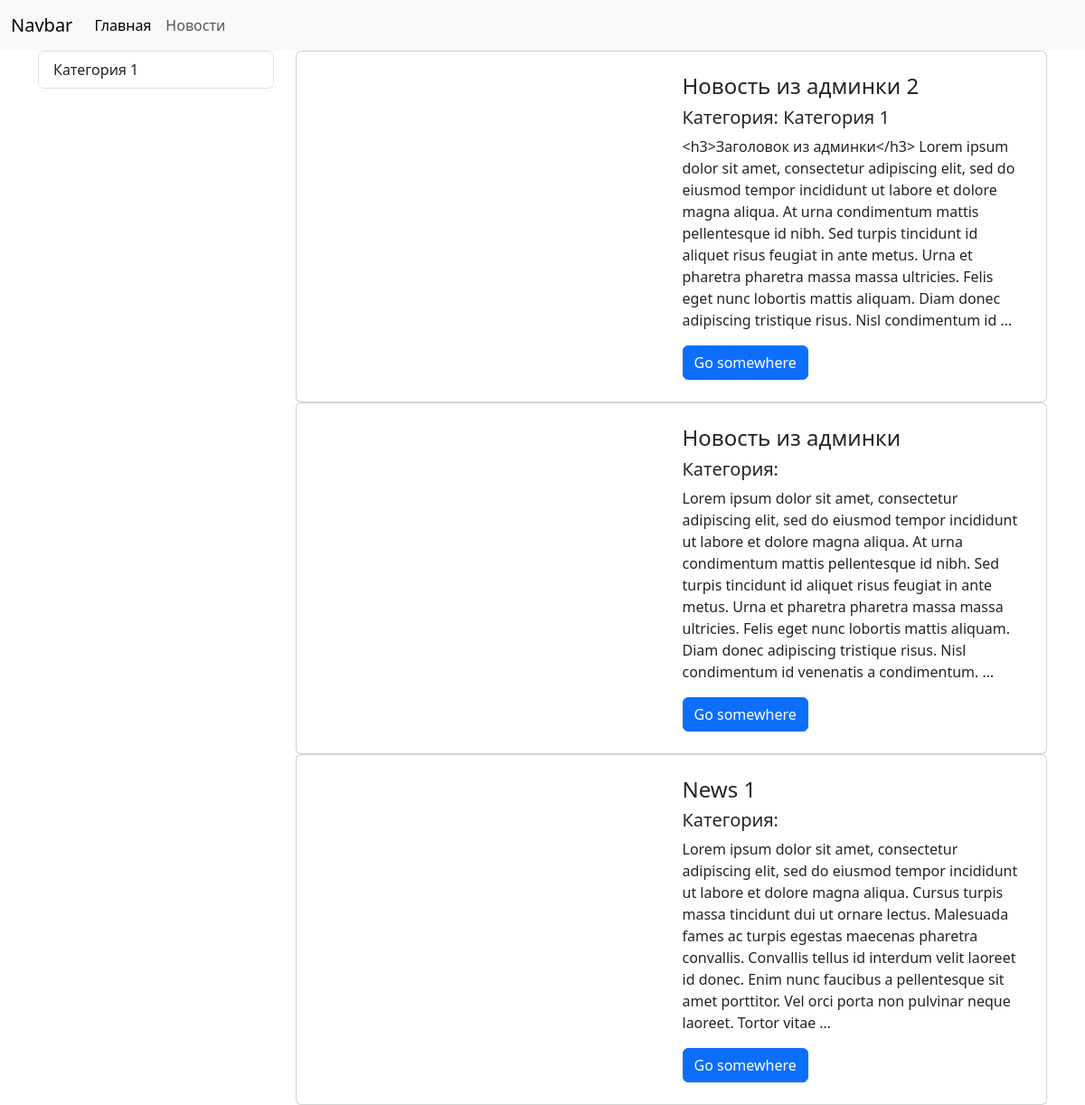
Before: / with the older database file.
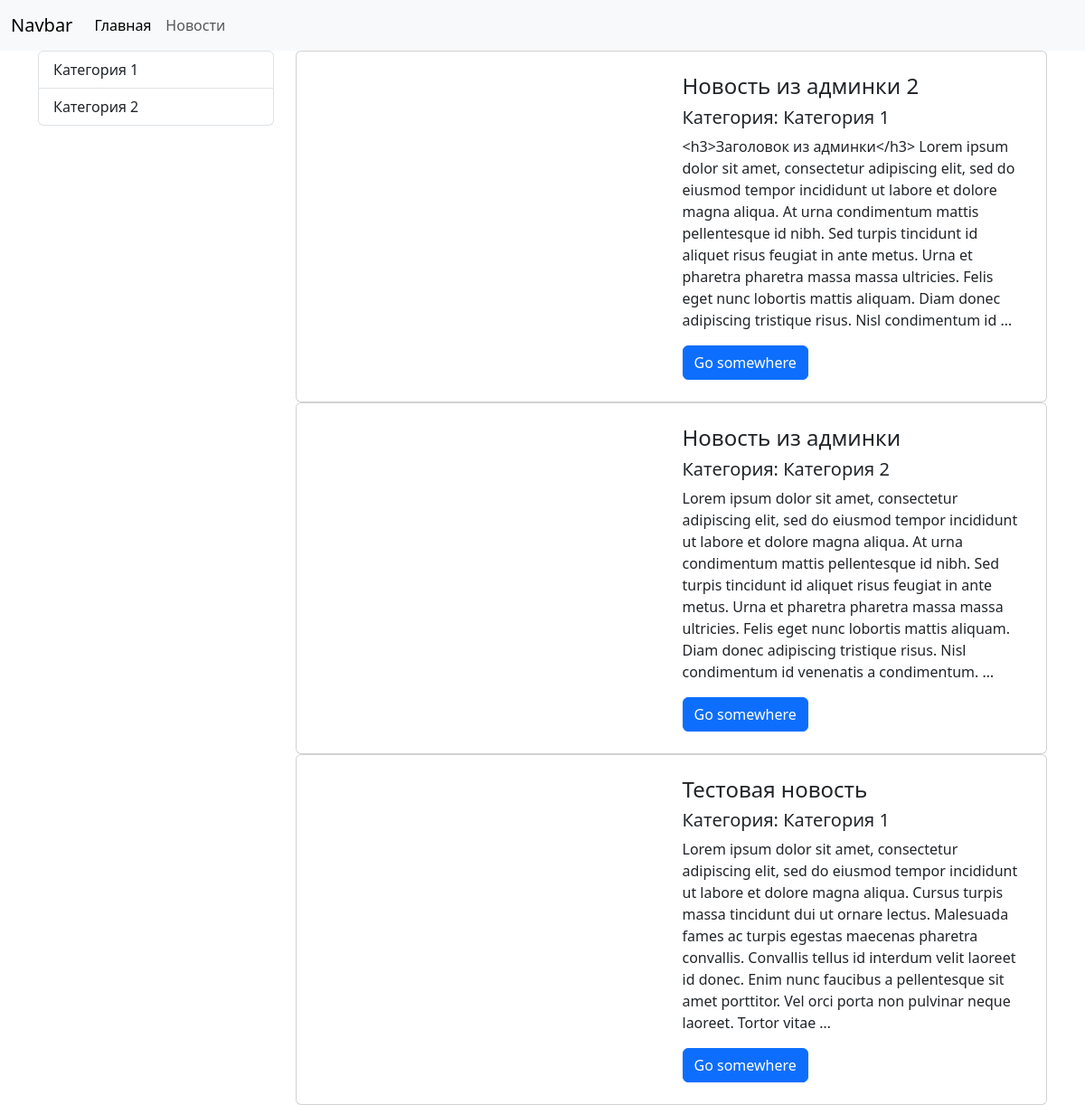
After: the same page with the newer database file.
### newsApp/models.py (models this page shows)
class Category(models.Model):
    title = models.CharField(max_length=150, db_index=True, verbose_name='Название')
    class Meta:
        verbose_name='Категория'
        verbose_name_plural='Категории'
        ordering=['title']

class News(models.Model):
    id = models.BigAutoField(auto_created=True, primary_key=True, serialize=False, verbose_name='ID')
    title = models.CharField(max_length=150, verbose_name='Заголовок')
    content = models.TextField(blank=True, verbose_name='Текст')
    created_at = models.DateTimeField(auto_now_add=True, verbose_name='Создано')
    updated_at = models.DateTimeField(auto_now=True, verbose_name='Обновлено')
    photo = models.ImageField(upload_to='media/%Y/%m/%d', verbose_name='Картинка')
    is_published = models.BooleanField(default=True, verbose_name='Опубликовано?')
    category = models.ForeignKey("Category", on_delete=models.PROTECT, null=True)
    class Meta:
        verbose_name_plural='Новости'
        verbose_name='Новость'
        ordering=['-created_at']

### newsApp/views.py (the view)
# urls.py: path('', index, name="Home"),
def index(request):
    news = News.objects.all()
    _context = {
        'title': 'Список новостей',
        'news': news,
        "categories": Category.objects.all()
    }
    return render(request, 'index.html', context=_context)

### newsApp/templates/index.html (shortened to what this page needs)
{% extends "base.html" %}
  {% block content %}
  <div class="news__content col-9">
    {% for item in news %}
    <div class="card p-4">
      <div class="row align-items-center">
        <div class="col-6">
        </div>
        <div class="col-6">
          <h4>{{item.title}}</h4>
          <h5>Категория: {{item.category.title}}</h5>
          <p>{{item.content|truncatewords:60}}</p>
          <button class="btn btn-primary me-auto">Go somewhere</button>
        </div>
      </div>
    </div>
    {% endfor %}
  </div>
  {% endblock content %}

### newsApp/templates/base.html (shortened to what this page needs)
<!DOCTYPE html>
<html lang="en">
  <head>
    <link
      href="https://cdn.jsdelivr.net/npm/bootstrap@5.3.3/dist/css/bootstrap.min.css"
      rel="stylesheet"
    />
  </head>
  <body>
    <header>{% include "inc/_nav.html" %}</header>
    <section>
      <div class="container d-flex flex-column gap-4">
        <div class="row">
          {% include "inc/_sidebar.html" %}
          {% block content %}{% endblock content %}
        </div>
      </div>
    </section>
  </body>
</html>

### newsApp/templates/inc/_nav.html (shortened to what this page needs)
  <nav class="navbar navbar-expand-lg bg-body-tertiary">
    <div class="container-fluid">
      <a class="navbar-brand" href="#">Navbar</a>
      <div class="collapse navbar-collapse" id="navbarNav">
        <ul class="navbar-nav">
          <li class="nav-item">
            <a
              class="nav-link active"
              aria-current="page"
              href="{%url 'Home'%}"
              >Главная</a
            >
          </li>
          <li class="nav-item">
            <a class="nav-link" href="{%url 'Home'%}">Новости</a>
          </li>
        </ul>
      </div>
    </div>
  </nav>

### newsApp/templates/inc/_sidebar.html
<div class="news__sidebar col-3">
    <div class="list-group">
      {% for cat in categories %}
      <a
        class="list-group-item list-group-item-action"
        href="{% url 'Category' cat.id %}"
        >{{cat.title}}
      </a>
      {% endfor %}
    </div>
  </div>

Changed rows visible on the page:
added Category: title "Категория 2"
changed News "Новость из админки": category (not shown) → "Категория 2"
changed News: title "News 1" → "Тестовая новость"; category (not shown) → "Категория 1"
